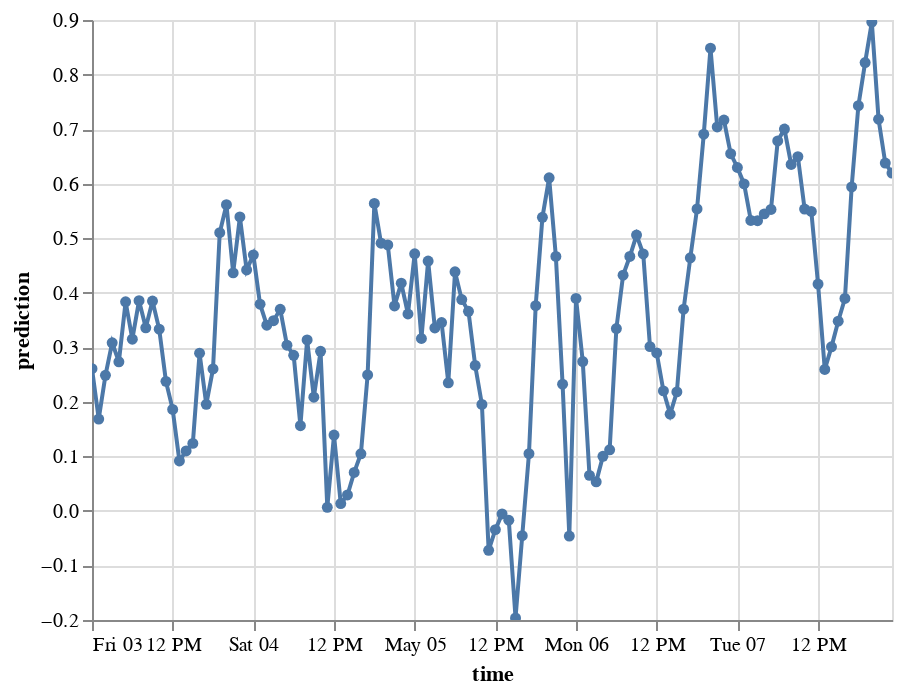

The notebook cell this image was saved under:
### Code cell
import pandas as pd
import altair as alt
 
# Create Altair chart with line and dots
chart = alt.Chart(predictions_df).mark_line(point=True).encode(
    x='time:T',
    y='prediction:Q',
    tooltip=[alt.Tooltip('time:T', title='Date', format='%Y-%m-%d'), 
             alt.Tooltip('time:T', title='Time', format='%H:%M'), 
             alt.Tooltip('prediction:Q', title='Spot Price (DKK)', format='.2f')
            ]
)
 
# Display the chart
chart.interactive()

### Figure 1 — Vega-Lite specification as saved in the notebook (floating-point values rounded to 4 significant figures)
{"config": {"view": {"continuousWidth": 400, "continuousHeight": 300}}, "data": {"name": "data-a13ff8e53ae7dfc2c50561cda9488a88"}, "mark": {"type": "line", "point": true}, "encoding": {"tooltip": [{"field": "time", "format": "%Y-%m-%d", "title": "Date", "type": "temporal"}, {"field": "time", "format": "%H:%M", "title": "Time", "type": "temporal"}, {"field": "prediction", "format": ".2f", "title": "Spot Price (DKK)", "type": "quantitative"}], "x": {"field": "time", "type": "temporal"}, "y": {"field": "prediction", "type": "quantitative"}}, "selection": {"selector001": {"type": "interval", "bind": "scales", "encodings": ["x", "y"]}}, "$schema": "https://vega.github.io/schema/vega-lite/v4.17.0.json", "datasets": {"data-a13ff8e53ae7dfc2c50561cda9488a88": [{"prediction": 0.2608, "time": "2024-05-03T00:00:00"}, {"prediction": 0.1684, "time": "2024-05-03T01:00:00"}, {"prediction": 0.2486, "time": "2024-05-03T02:00:00"}, {"prediction": 0.3082, "time": "2024-05-03T03:00:00"}, {"prediction": 0.2734, "time": "2024-05-03T04:00:00"}, {"prediction": 0.3834, "time": "2024-05-03T05:00:00"}, {"prediction": 0.3149, "time": "2024-05-03T06:00:00"}, {"prediction": 0.3855, "time": "2024-05-03T07:00:00"}, {"prediction": 0.3358, "time": "2024-05-03T08:00:00"}, {"prediction": 0.3847, "time": "2024-05-03T09:00:00"}, {"prediction": 0.3331, "time": "2024-05-03T10:00:00"}, {"prediction": 0.2375, "time": "2024-05-03T11:00:00"}, {"prediction": 0.1861, "time": "2024-05-03T12:00:00"}, {"prediction": 0.09164, "time": "2024-05-03T13:00:00"}, {"prediction": 0.11, "time": "2024-05-03T14:00:00"}, {"prediction": 0.1238, "time": "2024-05-03T15:00:00"}, {"prediction": 0.2891, "time": "2024-05-03T16:00:00"}, {"prediction": 0.1953, "time": "2024-05-03T17:00:00"}, {"prediction": 0.2603, "time": "2024-05-03T18:00:00"}, {"prediction": 0.51, "time": "2024-05-03T19:00:00"}, {"prediction": 0.5614, "time": "2024-05-03T20:00:00"}, {"prediction": 0.4364, "time": "2024-05-03T21:00:00"}, {"prediction": 0.5389, "time": "2024-05-03T22:00:00"}, {"prediction": 0.4417, "time": "2024-05-03T23:00:00"}, {"prediction": 0.4694, "time": "2024-05-04T00:00:00"}, {"prediction": 0.379, "time": "2024-05-04T01:00:00"}, {"prediction": 0.3405, "time": "2024-05-04T02:00:00"}, {"prediction": 0.3488, "time": "2024-05-04T03:00:00"}, {"prediction": 0.3696, "time": "2024-05-04T04:00:00"}, {"prediction": 0.3038, "time": "2024-05-04T05:00:00"}, {"prediction": 0.2853, "time": "2024-05-04T06:00:00"}, {"prediction": 0.1562, "time": "2024-05-04T07:00:00"}, {"prediction": 0.3134, "time": "2024-05-04T08:00:00"}, {"prediction": 0.2084, "time": "2024-05-04T09:00:00"}, {"prediction": 0.2927, "time": "2024-05-04T10:00:00"}, {"prediction": 0.006613, "time": "2024-05-04T11:00:00"}, {"prediction": 0.139, "time": "2024-05-04T12:00:00"}, {"prediction": 0.01357, "time": "2024-05-04T13:00:00"}, {"prediction": 0.02918, "time": "2024-05-04T14:00:00"}, {"prediction": 0.07052, "time": "2024-05-04T15:00:00"}, {"prediction": 0.1048, "time": "2024-05-04T16:00:00"}, {"prediction": 0.2493, "time": "2024-05-04T17:00:00"}, {"prediction": 0.5638, "time": "2024-05-04T18:00:00"}, {"prediction": 0.4907, "time": "2024-05-04T19:00:00"}, {"prediction": 0.4875, "time": "2024-05-04T20:00:00"}, {"prediction": 0.3758, "time": "2024-05-04T21:00:00"}, {"prediction": 0.4175, "time": "2024-05-04T22:00:00"}, {"prediction": 0.361, "time": "2024-05-04T23:00:00"}, {"prediction": 0.4714, "time": "2024-05-05T00:00:00"}, {"prediction": 0.3161, "time": "2024-05-05T01:00:00"}, {"prediction": 0.4581, "time": "2024-05-05T02:00:00"}, {"prediction": 0.3355, "time": "2024-05-05T03:00:00"}, {"prediction": 0.3453, "time": "2024-05-05T04:00:00"}, {"prediction": 0.2348, "time": "2024-05-05T05:00:00"}, {"prediction": 0.4383, "time": "2024-05-05T06:00:00"}, {"prediction": 0.3874, "time": "2024-05-05T07:00:00"}, {"prediction": 0.3659, "time": "2024-05-05T08:00:00"}, {"prediction": 0.2666, "time": "2024-05-05T09:00:00"}, {"prediction": 0.1952, "time": "2024-05-05T10:00:00"}, {"prediction": -0.07223, "time": "2024-05-05T11:00:00"}, {"prediction": -0.03429, "time": "2024-05-05T12:00:00"}, {"prediction": -0.005481, "time": "2024-05-05T13:00:00"}, {"prediction": -0.01712, "time": "2024-05-05T14:00:00"}, {"prediction": -0.1962, "time": "2024-05-05T15:00:00"}, {"prediction": -0.04545, "time": "2024-05-05T16:00:00"}, {"prediction": 0.1048, "time": "2024-05-05T17:00:00"}, {"prediction": 0.3762, "time": "2024-05-05T18:00:00"}, {"prediction": 0.5383, "time": "2024-05-05T19:00:00"}, {"prediction": 0.6106, "time": "2024-05-05T20:00:00"}, {"prediction": 0.4666, "time": "2024-05-05T21:00:00"}, {"prediction": 0.2323, "time": "2024-05-05T22:00:00"}, {"prediction": -0.04602, "time": "2024-05-05T23:00:00"}, {"prediction": 0.3896, "time": "2024-05-06T00:00:00"}, {"prediction": 0.2738, "time": "2024-05-06T01:00:00"}, {"prediction": 0.06516, "time": "2024-05-06T02:00:00"}, {"prediction": 0.05332, "time": "2024-05-06T03:00:00"}, {"prediction": 0.1002, "time": "2024-05-06T04:00:00"}, {"prediction": 0.112, "time": "2024-05-06T05:00:00"}, {"prediction": 0.3343, "time": "2024-05-06T06:00:00"}, {"prediction": 0.4322, "time": "2024-05-06T07:00:00"}, {"prediction": 0.4664, "time": "2024-05-06T08:00:00"}, {"prediction": 0.5057, "time": "2024-05-06T09:00:00"}, {"prediction": 0.471, "time": "2024-05-06T10:00:00"}, {"prediction": 0.3012, "time": "2024-05-06T11:00:00"}, {"prediction": 0.2896, "time": "2024-05-06T12:00:00"}, {"prediction": 0.22, "time": "2024-05-06T13:00:00"}, {"prediction": 0.1774, "time": "2024-05-06T14:00:00"}, {"prediction": 0.2182, "time": "2024-05-06T15:00:00"}, {"prediction": 0.3699, "time": "2024-05-06T16:00:00"}, {"prediction": 0.4639, "time": "2024-05-06T17:00:00"}, {"prediction": 0.5537, "time": "2024-05-06T18:00:00"}, {"prediction": 0.6906, "time": "2024-05-06T19:00:00"}, {"prediction": 0.8483, "time": "2024-05-06T20:00:00"}, {"prediction": 0.7039, "time": "2024-05-06T21:00:00"}, {"prediction": 0.7166, "time": "2024-05-06T22:00:00"}, {"prediction": 0.6549, "time": "2024-05-06T23:00:00"}, {"prediction": 0.6296, "time": "2024-05-07T00:00:00"}, {"prediction": 0.5996, "time": "2024-05-07T01:00:00"}, {"prediction": 0.5326, "time": "2024-05-07T02:00:00"}, {"prediction": 0.532, "time": "2024-05-07T03:00:00"}, {"prediction": 0.5445, "time": "2024-05-07T04:00:00"}, {"prediction": 0.5526, "time": "2024-05-07T05:00:00"}, {"prediction": 0.6783, "time": "2024-05-07T06:00:00"}, {"prediction": 0.7001, "time": "2024-05-07T07:00:00"}, {"prediction": 0.6352, "time": "2024-05-07T08:00:00"}, {"prediction": 0.6495, "time": "2024-05-07T09:00:00"}, {"prediction": 0.5534, "time": "2024-05-07T10:00:00"}, {"prediction": 0.5489, "time": "2024-05-07T11:00:00"}, {"prediction": 0.4159, "time": "2024-05-07T12:00:00"}, {"prediction": 0.2593, "time": "2024-05-07T13:00:00"}, {"prediction": 0.3008, "time": "2024-05-07T14:00:00"}, {"prediction": 0.3477, "time": "2024-05-07T15:00:00"}, {"prediction": 0.3895, "time": "2024-05-07T16:00:00"}, {"prediction": 0.594, "time": "2024-05-07T17:00:00"}, {"prediction": 0.743, "time": "2024-05-07T18:00:00"}, {"prediction": 0.8219, "time": "2024-05-07T19:00:00"}, {"prediction": 0.8961, "time": "2024-05-07T20:00:00"}, {"prediction": 0.718, "time": "2024-05-07T21:00:00"}, {"prediction": 0.6378, "time": "2024-05-07T22:00:00"}, {"prediction": 0.6194, "time": "2024-05-07T23:00:00"}]}}
